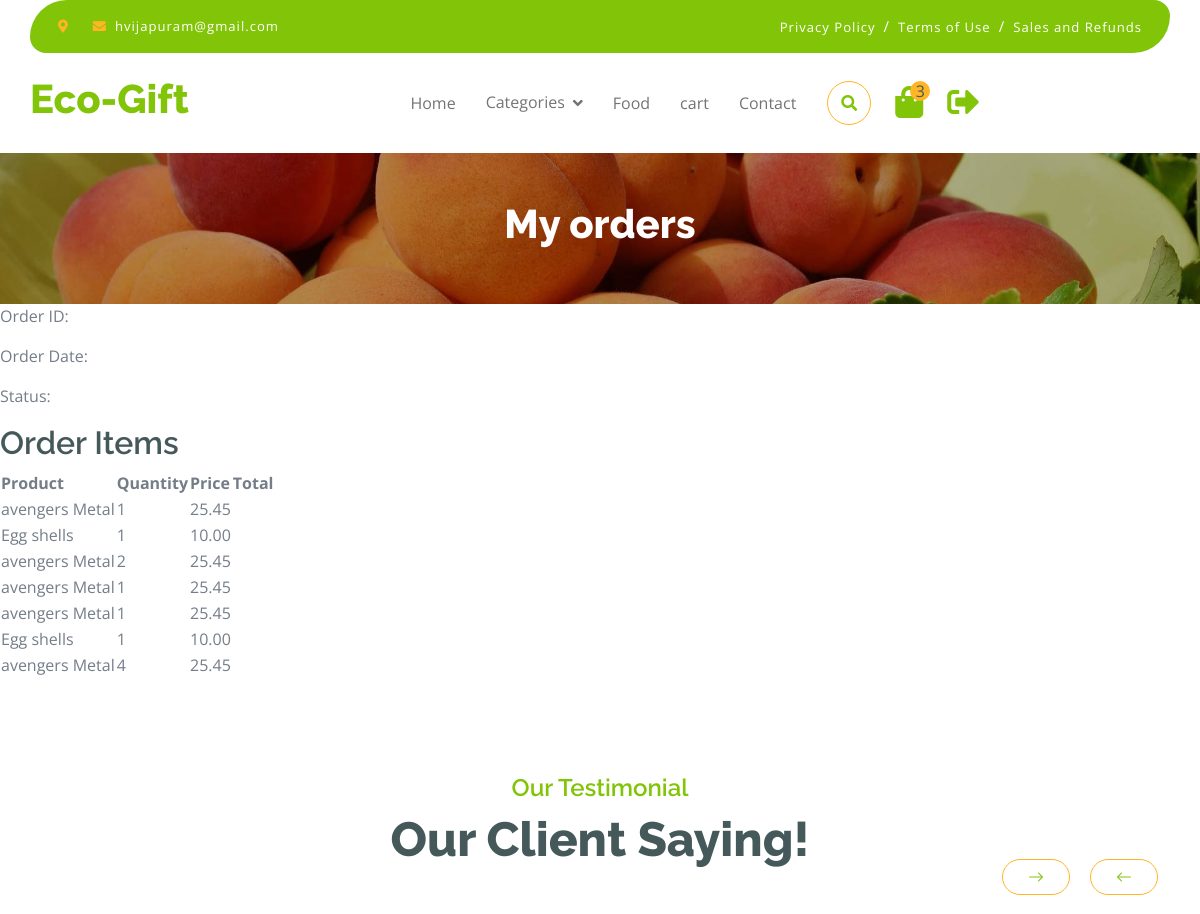
Before: /Myorders (signed in, upper part) with the older database file.
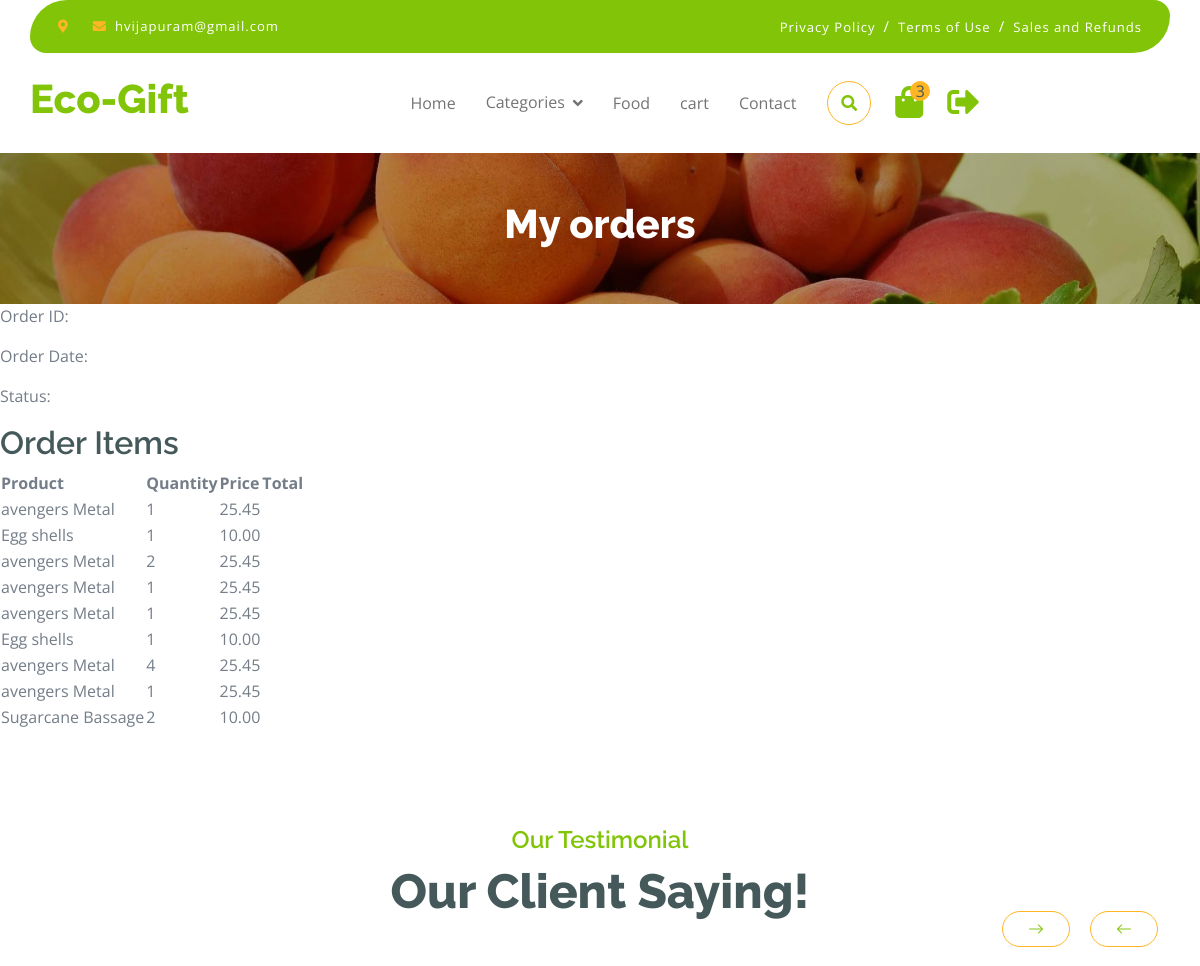
After: the same page with the newer database file.
### products/models.py (models this page shows)
class OrderItem(models.Model):
  Order = models.ForeignKey(Order, on_delete=models.CASCADE, related_name='orders')
  Product = models.ForeignKey(Product, on_delete=models.CASCADE)
  Quantity = models.PositiveIntegerField()
  Price = models.DecimalField(max_digits=10, decimal_places=2)
  class Meta:
      managed = True

class Product(models.Model):
  Name = models.CharField(max_length=255)
  Description = models.TextField(blank=True)
  Price = models.CharField(max_length=10)
  Category = models.ForeignKey(Category, on_delete=models.CASCADE)
  Image = models.ImageField(upload_to='products/', blank=True)
  Seller = models.ForeignKey(Seller, on_delete=models.CASCADE, default = 1)

### ecogift/views.py (the view)
# urls.py: path('Myorders', views.My_Orders, name="Myorders"),
def My_Orders(request):
    orders = Order.objects.filter(Customer=request.user)
    order_items = OrderItem.objects.filter(Order__in=orders)
    return render(request, 'My_Orders.html', {'orders': orders, 'order_items': order_items})

### products/context_processors.py (called while the page is built)
def user_email(request):
    if request.user.is_authenticated:
        return {'user_email': request.user.email}
    return {user_email: 'Please login into your account'}

### templates/My_orders.html (shortened to what this page needs)
{% extends "base.html" %}
{% load static %}
{% block content %}
    <div class="container-fluid page-header py-5">
        <h1 class="text-center text-white display-6">My orders</h1>
    </div>
    <p>Order ID: {{ order.id }}</p>
    <p>Order Date: {{ order.OrderDate }}</p>
    <p>Status: {{ order.Status }}</p>
    <h2>Order Items</h2>
    <table>
        <thead>
            <tr>
                <th>Product</th>
                <th>Quantity</th>
                <th>Price</th>
                <th>Total</th>
            </tr>
        </thead>
        <tbody>
            {% for item in order_items %}
            <tr>
                <td>{{ item.Product.Name }}</td>
                <td>{{ item.Quantity }}</td>
                <td>{{ item.Price }}</td>
            </tr>
            {% endfor %}
        </tbody>
    </table>
    <div class="container-fluid testimonial py-5">
        <div class="container py-5">
            <div class="testimonial-header text-center">
                <h4 class="text-primary">Our Testimonial</h4>
                <h1 class="display-5 mb-5 text-dark">Our Client Saying!</h1>
            </div>
        </div>
    </div>
{% endblock content %}

Changed rows visible on the page:
added OrderItem: Product.Name "avengers Metal", Quantity "1", Price "25.45"
added OrderItem: Product.Name "Sugarcane Bassage", Quantity "2", Price "10.00"
